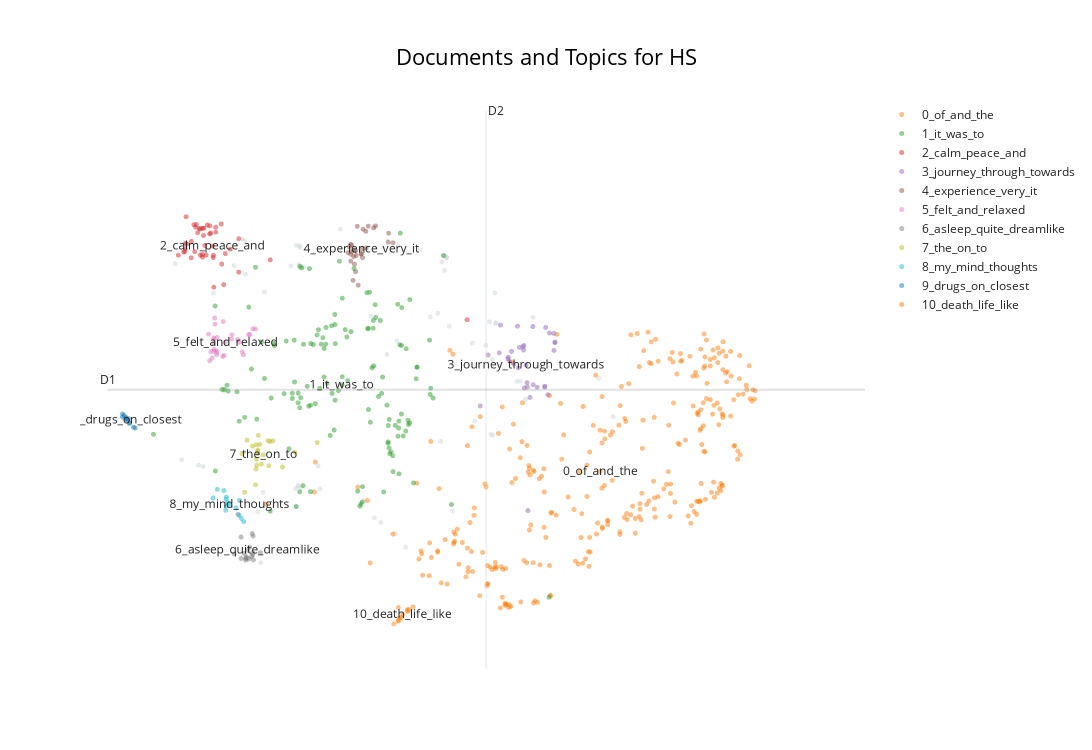

Notebook code for this chart:
### Code cell
topic_model.visualize_documents(df_reports,title=f'Documents and Topics for {condition}')

### Figure 1 — Plotly figure (JSON) as saved in the notebook; plotly's stock layout.template omitted (floating-point values rounded to 4 significant figures; data arrays with more than 128 entries replaced by an {"elided": "..."} marker saying what was removed)
{"data": [{"hoverinfo": "text", "hovertext": ["It was a bit too cold for me in the Dream Machine, especially as we were not moving.", "Dreaming dreamingly.", "My brain automatically reached for the details that prove this wasn't \"real\", and I felt very much present.", "The music especially was on par with how one perceives sound during an actual trip.", "I did not feel anything at all.", "Some physical discomfort; amazing patterns; intense colours; yearning; desire to see more; questions.", "I dissolved into light.", "Overall, I enjoyed the Dreamachine; I can still feel stillness and some feeling of bliss.", "It felt like my brain was being massaged.", "The best bit was taking in the feelings of the music and gliding with it and morphing those visions according to how you feel about the music.", "Dream Machine is an unforgettable, magical, and life-affirming experience.", "Sound inside my body.", "Like my brain has been massaged.", "It sparked much curiosity.", "Don't make me get off!", "Sometimes wrestling between the two.", "The music is calming and surreal.", "Aware of the music throughout and changing rhythms and tones.", "The music seemed to build to a crescendo near the end of the session and then move into a slower, calming sequence.", "A safe, healthy, groovy drug-free trip.", "Interested in potential for taking it further, combining it with substances.", "Breathing exercise:\nIt would help if the staff could show us how to do it so we could copy them.", "Like this—music is a very visual thing.", "Would love an experience with continual stimulation without breaks to see how the images evolve.", "I feel really relaxed and would like to do it again.", "Just music", "I heard various music patterns, different speeds and high and low notes.", "Tried to think about not living in fear; it's all just an experience.", "Pleasure & intrigue.", "I've visited three times and had a different experience.", "Glimpse of something disappearing.", "An intensity of connection, vastness, spaciousness, loving awareness.", "I experienced a lot of physical sensations in my stomach, on my face, and inside my head.", "Intense connection with my body and surroundings.", "An interesting one.", "Submission,\nfun,\nmild euphoric moments.", "I felt we were journeying together.", "Lots of uncertainty, but it went okay.", "It was insane.", "Bookmark Symbol", "Various characters who, if focused on them, would disappear.", "Thought about God.", "A bird flying out of the earth's atmosphere and into space.", "Fascinating experience with great therapeutic potential", "And then, oddly, Robbie Williams!", "Strong desire to turn the intensity up and explore more.", "I spent a lot of time thinking about the way I experience the world sensorily and whether it is 'normal' compared to other people.", "A loss of sense of time, images that weren't images.", "Also possibilities for recreational use.", "This would be a great therapy to teach mindfulness and train people to still their thoughts.", "Good beats leading me on.", "Curiosity; want to control but unable; intense when orange.", "Feeling like I was transported or moving.", "It enhanced the patterns and made it feel like a journey.", "The meditative part was nice; perhaps take the intro time up with a brief overview of the history of these pursuits, maybe a bit of science and lose the faux hand-holding.", "Really just thoughts from my day, or things I need to do, or had forgotten to do.", "It was possible to generate full images on demand—an elephant made of upwards flowing oil rivulets.", "I couldn't help thinking what would happen with a drum beat, maybe allow some non-Euro music in, much as I love John Hopkins.", "I tended to shift between focusing on the sound or the colors.", "Great sense of adventure and well-being; I was the traveler and welcome in their peaceful world.", "A euphoric and healing experience.", "I am also dyslexic, and it was interesting to experience as a neurodivergent-brained person.", "The first time it felt more like it was separate from me, in front of my vision.", "I would rather engage the body and work on the somatic aspect of it.", "Complete disconnection from my body.", "It is quite echoey in the Dream Machine, and I could hear someone snoring, and when staff were opening and shutting the door near the beginning and end.", null], "marker": {"color": "#CFD8DC", "opacity": 0.5, "size": 5}, "mode": "markers+text", "name": "other", "showlegend": false, "type": "scattergl", "x": [3.421, 2.897, 3.391, 5.057, 4.539, 5.165, 7.016, 3.265, 3.323, 4.965, 3.365, 4.155, 3.354, 4.837, 5.761, 4.436, 2.679, 5.642, 2.705, 2.574, 3.368, 2.196, 5.196, 5.106, 4.24, 5.767, 5.72, 2.453, 5.164, 4.557, 5.725, 1.855, 3.62, 4.36, 4.576, 2.943, 6.02, 3.868, 6.219, 6.124, 5.705, 5.092, 7.194, 3.378, 5.75, 5.145, 3.331, 5.508, 3.329, 2.14, 5.688, 5.133, 5.235, 6.06, 1.933, 2.86, 5.141, 5.475, 2.927, 2.32, 2.714, 3.353, 3.596, 4.283, 4.665, 3.376, 4.287], "y": [8.672, 4.772, 5.753, 8.057, 5.152, 8.795, 7.203, 8.684, 5.746, 8.01, 8.701, 5.589, 5.786, 8.896, 7.924, 7.52, 9.035, 7.635, 9.006, 8.686, 8.95, 6.039, 7.888, 8.734, 8.02, 7.934, 7.451, 7.043, 8.793, 7.692, 6.454, 8.714, 5.745, 5.303, 8.949, 8.341, 7.162, 9.167, 8.006, 6.924, 6.462, 6.371, 6.694, 8.925, 8.327, 8.807, 5.519, 6.638, 8.956, 6.057, 7.947, 8.819, 5.455, 7.164, 6.129, 5.446, 8.624, 7.667, 5.699, 8.322, 8.573, 5.777, 6.044, 5.364, 4.979, 8.653, 7.369]}, {"hoverinfo": "text", "hovertext": {"elided": "298 str values"}, "marker": {"opacity": 0.5, "size": 5}, "mode": "markers+text", "name": "0_of_and_the", "text": {"elided": "298 str values"}, "textfont": {"size": 12}, "type": "scattergl", "x": {"elided": "298 float values"}, "y": {"elided": "298 float values"}}, {"hoverinfo": "text", "hovertext": {"elided": "134 str values"}, "marker": {"opacity": 0.5, "size": 5}, "mode": "markers+text", "name": "1_it_was_to", "text": {"elided": "134 str values"}, "textfont": {"size": 12}, "type": "scattergl", "x": {"elided": "134 float values"}, "y": {"elided": "134 float values"}}, {"hoverinfo": "text", "hovertext": ["A really pleasant and relaxing sensation.", "Sense of comfort.", "Connection to an inner peace.", "Optimism and escapism.", "A great sense of calm and belonging.", "Overarching truth and love.", "I really enjoyed the music; it was very Zen.", "Relaxing and reflective; worries stopped, put in proportion.", "Joy and relaxation", "A peaceful experience.", "Peace and contentment.", "Like a deep tissue massage for the mind.", "Relaxation, calm, and curiosity.", "Happiness,\nJoy,\nAdventure.", "Good vibes.", "Helpful and positive ambient sounds.", "Calm and safe.", "Relaxing and patterned music", "Being: immersed; calm; and thrilled.", "A calm, peaceful state.", "Deep relaxation and a sense of hope.", "Obviously spiritual.", "Nostalgia and peace.", "A sense of calm.", "Peace, tranquility, joy, stimulation, arousal.", "Deep relaxation.", "Calm serenity, flashback emotions", "Great peace.", "Chaos and stillness.", "An incredible sensory experience with a huge feeling of calm and peace.", "Amazing sense of peace and positivity.", "Wonderful, peaceful.", "Peacefulness and guidance.", "Mainly stressed, but with moments of calm.", "Stimulation and relaxation within the music and light.", "Tess is very calming.", "Calm and serene and not frightening.", "Sometimes verging on oppressive, but never scary.", "The louder the music, the better.", "A feeling of peace and tranquility", "Utter peace and happiness.", "Blissful even.", null], "marker": {"opacity": 0.5, "size": 5}, "mode": "markers+text", "name": "2_calm_peace_and", "text": ["", "", "", "", "", "", "", "", "", "", "", "", "", "", "", "", "", "", "", "", "", "", "", "", "", "", "", "", "", "", "", "", "", "", "", "", "", "", "", "", "", "", "2_calm_peace_and"], "textfont": {"size": 12}, "type": "scattergl", "x": [2.447, 2.13, 2.16, 2.217, 2.16, 1.893, 3.014, 2.278, 2.275, 2.189, 1.996, 2.63, 2.191, 2.349, 2.232, 2.322, 2.052, 2.63, 2.2, 2.082, 2.318, 2.325, 1.972, 2.114, 2.349, 2.466, 2.289, 1.959, 1.988, 2.422, 2.189, 2.093, 1.981, 2.417, 2.527, 2.15, 2.204, 2.246, 5.413, 2.105, 1.978, 2.05, 2.31], "y": [8.436, 9.121, 8.826, 8.952, 9.17, 8.824, 8.763, 9.21, 9.104, 8.799, 8.971, 8.601, 9.178, 9.127, 8.825, 8.822, 9.006, 9.042, 9.083, 9.225, 8.793, 8.402, 8.873, 9.228, 9.193, 8.845, 9.116, 8.865, 9.331, 8.707, 8.833, 8.871, 8.982, 9.235, 8.904, 9.174, 9.18, 9.221, 7.975, 9.193, 8.908, 8.789, 8.945]}, {"hoverinfo": "text", "hovertext": ["Staircase/Escalator\n2.", "Motivation, progress, and purpose.", "A roller coaster speeding.", "Slow and fast.", "Not much at all.", "Treasure Chests (2 Opening, 1 Closed/Locked)\n3.", "Moving through a tunnel of branches.", "A varying journey in speed and awareness.", "What do I really understand?", "A wild ride.", "Journey forward.", "A journey into the unknown.", "Live more!", "Diolch yn fawr.", "Absolutely tripped away.", "Travelling through space.", "A beautiful quest to oblivion", "Or traveling at great speed through time.", "Sensory rollercoaster.", "Then really fast.", "Technology and humans.", "A complete journey.", "Shapes and travel through time.", "A sense of travelling along a galaxy highway towards the end.", "And then maybe backwards.", "Scary, pointy, laughing clown face in test period.", "A portal moving towards me, away from me, through me, fractaling into everything.", "The final (most rapid?)", "No sense of time", "A sense of expansion, moving towards something.", "Forward motion.", "A bubbling of freedom.", null], "marker": {"opacity": 0.5, "size": 5}, "mode": "markers+text", "name": "3_journey_through_towards", "text": ["", "", "", "", "", "", "", "", "", "", "", "", "", "", "", "", "", "", "", "", "", "", "", "", "", "", "", "", "", "", "", "", "3_journey_through_towards"], "textfont": {"size": 12}, "type": "scattergl", "x": [6.472, 5.955, 6.482, 5.805, 5.669, 6.148, 6.18, 5.984, 5.91, 6.418, 6.106, 6.145, 5.82, 6.028, 6.215, 6.398, 6.111, 6.361, 6.487, 5.915, 6.268, 6.037, 6.22, 6.358, 6.095, 6.371, 6.155, 5.93, 5.573, 6.101, 6.051, 6.47, 6.132], "y": [7.57, 7.557, 7.671, 7.537, 7.509, 7.088, 6.95, 7.392, 7.46, 7.798, 7.635, 7.145, 7.903, 7.889, 7.884, 6.987, 7.074, 7.098, 7.679, 7.48, 7.084, 7.339, 7.118, 7.086, 7.618, 7.872, 5.459, 7.429, 6.838, 7.575, 7.607, 7.794, 7.379]}, {"hoverinfo": "text", "hovertext": ["Amazing experience though.", "Awesome experience and not what I expected.", "Very interesting!", "This is a truly amazing experience.", "Lovely experience overall.", "Good stuff.", "It is an unique experience I won't forget.", "I am amazed, never experienced something equal.", "Loved it.", "It was a wonderful experience I wasn't expecting.", "It was quite satisfying.", "Overall, it was an amazing experience.", "Not as good as doing loads of ket but still decent.", "It was a beautiful experience.", "So good!", "A perfectly cromulent experience", "Thank you; it was very interesting.", "A keen experience", "Thank you for creating it.", "Very ecstatic experience that I wished would never end.", "Very interesting experience.", "Thanks for the experience.", "Very well led.", "Awesome experience, so much more than I expected.", "Something wonderful", "Still a really cool experience!", "The visuals were pretty fun though.", "Fabulous experience.", null], "marker": {"opacity": 0.5, "size": 5}, "mode": "markers+text", "name": "4_experience_very_it", "text": ["", "", "", "", "", "", "", "", "", "", "", "", "", "", "", "", "", "", "", "", "", "", "", "", "", "", "", "", "4_experience_very_it"], "textfont": {"size": 12}, "type": "scattergl", "x": [3.962, 4.031, 4.51, 4.062, 4.006, 4.208, 4.041, 4.023, 4.146, 4.054, 3.976, 4.006, 4.074, 3.994, 4.274, 4.053, 4.451, 4.139, 4.457, 4.085, 4.123, 4.184, 4.179, 3.995, 4.298, 4.123, 3.995, 4.035, 4.124], "y": [8.857, 8.807, 8.987, 8.821, 8.954, 9.207, 8.706, 8.493, 9.166, 8.606, 8.935, 8.868, 9.205, 8.836, 9.185, 8.88, 8.998, 8.792, 9.114, 8.43, 8.837, 8.919, 9.139, 8.746, 9.209, 8.847, 8.966, 8.895, 8.907]}, {"hoverinfo": "text", "hovertext": ["Suddenly seeing somewhere dark yet bright, resulting in a tingling sensation through alternative parts of my body, but also of pure relaxation.", "I was on a journey; I was relaxed and not a bit worried, as if I knew I would be safe.", "I felt hopeful.", "It made me feel positive and as though something is guiding me.", "I felt warm and cold sensations in my hands at one point and was very relaxed and sleepy by the end.", "I felt a deep connection with humankind and an overwhelming sense of peace.", "Transcendental, peaceful, although I also felt somewhat anxious.", "They all smiled, and I could hear their distinctive voices...", "Rather than a negative experience, I felt relief and comforted by it.", "I felt very peaceful, euphoric, with a sense of wonder and awe.", "But then I found I could shut it out if I wanted and was able to relax—almost falling asleep at times.", "I felt elated and completely peaceful and found myself smiling broadly at these moments.", "They were happy.", "Was an interesting experience, and afterward I felt relaxed.", "I felt a profound sense of relaxation I have never experienced.", "The first one was better because I felt relaxed and I got ideas.", "I saw a lot of fast movement, but despite that, emotionally I felt absolute stillness and deep calm.", "level of strobing felt more relaxing again.", "I felt relaxed, safe, and excited at the start of the experience.", "I felt very relaxed and comfortable.", "I also felt happy and smiled at certain points, which was quite weird.", "It's the most comfort I've ever felt, and it was magical.", "It was very relaxing, and when I fully opened my eyes I felt refreshed and new.", "Then, all of a sudden, I felt like I was disembodied; a huge wave of euphoria took over, and I felt like I was totally free.", "Throughout I felt calm but exalted.", "It was comforting, and whilst I felt small and insignificant, I also felt free and powerful.", "My thoughts on this is I felt safe and fun.", "I felt an overwhelming sense of euphoria and love for everyone in the room.", null], "marker": {"opacity": 0.5, "size": 5}, "mode": "markers+text", "name": "5_felt_and_relaxed", "text": ["", "", "", "", "", "", "", "", "", "", "", "", "", "", "", "", "", "", "", "", "", "", "", "", "", "", "", "", "5_felt_and_relaxed"], "textfont": {"size": 12}, "type": "scattergl", "x": [2.336, 2.325, 2.633, 2.672, 2.307, 2.547, 2.328, 2.834, 2.688, 2.541, 2.275, 2.752, 2.803, 2.361, 2.366, 2.329, 2.262, 2.341, 2.362, 2.327, 2.765, 2.441, 2.289, 2.45, 2.325, 2.436, 2.359, 2.62, 2.467], "y": [7.996, 7.667, 7.676, 7.552, 7.47, 7.775, 7.719, 7.851, 7.511, 7.718, 7.432, 7.778, 7.856, 7.514, 7.74, 7.582, 7.784, 7.915, 7.561, 7.558, 7.778, 7.949, 7.556, 7.506, 7.733, 7.489, 7.543, 7.712, 7.676]}, {"hoverinfo": "text", "hovertext": ["It was so deep I was unsure if I was totally conscious.", "It felt like almost the dreamlike state of anesthesia.", "Dreaming while awake—flashes of random places I have been.", "Felt like dreaming; I did dream a little.", "I didn't know whether I was asleep or awake.", "I also felt asleep for a bit and I was thinking of my partner, who I could visualize.", "But then I just dozed off.", "I realised any interaction had been quite short as my consciousness had drifted into the early stages in which the sandman cometh, where my brain's alpha waves quickly displaced the externally generated momentary visions with the garbled, messy, free association of non-sensical stories that act as the scent kindling of dreams.", "I did not have profound thoughts during the experience but rather almost fell asleep in a dreamlike way.", "For someone who has sleep paralysis regularly, this was quite interesting.", "I found my thoughts developing into stories and images while my eyes were closed.", "I felt like I drifted in and out of consciousness, but never opened my eyes.", "I was put in a dreamlike, semiconscious state; the sensation when you are not quite asleep, coming into wakefulness, and dreaming of real things, conversations.", "Also same with unsuccessfully trying to fall asleep during an insomnia period.", "I had short dreams.", "I found myself lost in thought near the end, and stopped being aware of visual experience and just thought about stuff.", "Afterwards, I felt as if I had had the deepest, deepest sleep.", "To be quite honest, I think I fell asleep, so don't really remember what I saw.", null], "marker": {"opacity": 0.5, "size": 5}, "mode": "markers+text", "name": "6_asleep_quite_dreamlike", "text": ["", "", "", "", "", "", "", "", "", "", "", "", "", "", "", "", "", "", "6_asleep_quite_dreamlike"], "textfont": {"size": 12}, "type": "scattergl", "x": [2.697, 2.785, 2.894, 2.809, 2.713, 2.754, 2.659, 2.763, 2.72, 2.804, 2.795, 2.728, 2.801, 2.658, 2.799, 2.62, 2.574, 2.716, 2.738], "y": [4.893, 4.852, 4.905, 4.809, 4.826, 4.822, 4.827, 4.976, 4.849, 5.125, 5.156, 4.837, 4.874, 5.111, 4.902, 5.411, 4.889, 4.806, 4.937]}, {"hoverinfo": "text", "hovertext": ["Totally disorienting until I picked a spot or tried to blink.", "I could feel some sort of physical effect/stress or pressure on the front of my brain, on my face, that almost felt as if it was taking a hit from each pulse of light.", "I kept thinking about a game of football I played on Tuesday and how I was hyper-aware of my eyes, if they had something in them or something that might pull me away from the experience.", "It might be an idea to have a box of tissues in the reflection room.", "I would prefer to use my hands to shield from the light.", "I found the flashing lights a little intense, but the eye mask worked well for me during those times.", "But most of it had a white background for me, which made me feel like I was in a clinical space; that made me stressed.", "Changes in intensity of the experience when I focused compared to when the light was across my whole peripheral vision.", "The visual experience felt a bit flat, so focused on being in my eyes and head; too much.", "Personally, it was hard for me to find peace with the intensity of the bright light.", "Changing temperature of my body with the lights.", "Perhaps I should have focused on one.", "I felt sleepy and a bit anxious at times due to the speed of the flashing lights.", "I experienced different states depending on the lighting—darkness and constant light made me feel relaxed, but the first two levels of strobing made me feel partly overwhelmed and anxious.", "I found the eye mask uncomfortable on my forehead, so I took it off.", "I would have liked a slight diffusion on the light or something to keep my eyes shut; the intensity was demanding me to open my eyes.", "It was also interesting, when an image stabilised, to scan the field of vision up and down and side to side to explore the periphery.", "I also felt like I wanted the experience to be more intense—much louder music, and the most intense part of the lighting pattern repeated for longer.", "At first it was unsettling because there were these lights flashing like a kaleidoscope in front of my eyes, even though my eyes were closed.", "Hard to focus on a single pattern, and when you wanted to focus on one, it would become less focused.", "I generally prefer the dark.", "Once I was wearing contacts and it was more geometric.", null], "marker": {"opacity": 0.5, "size": 5}, "mode": "markers+text", "name": "7_the_on_to", "text": ["", "", "", "", "", "", "", "", "", "", "", "", "", "", "", "", "", "", "", "", "", "", "7_the_on_to"], "textfont": {"size": 12}, "type": "scattergl", "x": [3.587, 3.163, 2.841, 2.67, 2.798, 2.987, 2.843, 2.906, 2.848, 2.859, 2.887, 2.834, 2.868, 2.844, 3.01, 2.858, 2.996, 2.863, 3.315, 2.703, 2.732, 3.045, 2.93], "y": [6.355, 6.033, 6.008, 6.209, 6.31, 6.38, 6.136, 6.07, 6.059, 6.239, 6.329, 5.799, 6.452, 6.328, 6.369, 6.211, 6.051, 6.258, 6.227, 5.699, 6.386, 6.377, 6.195]}, {"hoverinfo": "text", "hovertext": ["This time someone kept coughing and disrupted my thought process.", "My mind sometimes was very active and overthinking, but I actually have no memory of what.", "As the lights started and gradually built, I moved between states of mindfulness and being distracted by everyday thoughts.", "If I do, I will try and meditate beforehand as I still had racing thoughts interrupting me.", "I was very conscious of my mind thinking about stopping thinking; in the end, that was funny.", "And then my mind checked out and my subconscious took over and started talking.", "Couldn't meditate either, even though I tried.", "I wanted to engage more; it annoyed me when it started and stopped as my brain was developing themes.", "I think when it became overwhelming my brain would cut to normal thoughts, e.g., like what I need to buy from the shop for dinner.", "Frustration that I couldn't stop thinking about the outside and concentrate on what was happening.", "Not wanting my thoughts to overtake the experience.", "My eyes wouldn't stop watering, so that kept my mind occupied.", "I couldn't be totally immersed because I suffer from tinnitus and no matter what, it's always a distraction.", null], "marker": {"opacity": 0.5, "size": 5}, "mode": "markers+text", "name": "8_my_mind_thoughts", "text": ["", "", "", "", "", "", "", "", "", "", "", "", "", "8_my_mind_thoughts"], "textfont": {"size": 12}, "type": "scattergl", "x": [2.45, 2.662, 2.48, 2.318, 2.598, 2.691, 2.471, 2.639, 2.635, 2.477, 2.369, 2.48, 2.493, 2.52], "y": [5.723, 5.355, 5.637, 5.626, 5.493, 5.314, 5.463, 5.596, 5.395, 5.608, 5.74, 5.523, 5.563, 5.541]}, {"hoverinfo": "text", "hovertext": ["Like being on acid or DMT but safer!!", "Was like taking hallucinogenic drugs when I was younger.", "The closest thing I'll ever experience to being on drugs.", "Perhaps even people who want to get off drugs.", "I participated in a psychedelic trial of DMT 7 months ago and this experience took me back to that.", "Sure am glad I wasn't on drugs!", "I think it helped me process some of the trauma I had with drug use.", "Closest sober experience (and to be honest, better) than psychedelics.", "Like I was on an LSD trip, an out-of-body sensation when I am on drugs.", "This is exactly how I remember being on LSD, without the scary parts.", "Having had many psychedelic experiences over many years, it was tame.", null], "marker": {"opacity": 0.5, "size": 5}, "mode": "markers+text", "name": "9_drugs_on_closest", "text": ["", "", "", "", "", "", "", "", "", "", "", "9_drugs_on_closest"], "textfont": {"size": 12}, "type": "scattergl", "x": [1.288, 1.368, 1.256, 1.214, 1.296, 1.234, 1.212, 1.256, 1.347, 1.3, 1.254, 1.275], "y": [6.67, 6.548, 6.676, 6.732, 6.614, 6.712, 6.693, 6.686, 6.558, 6.611, 6.658, 6.651]}, {"hoverinfo": "text", "hovertext": ["It kind of felt like dying, reincarnating, and starting life again.", "I wondered if it would be like this when you die.", "Maybe this is what it's like to be dead.", "What I imagine it's like looking back on life before you die.", "The cycle of death and rebirth as envisaged in eighties D&D.", "In brief—I was thinking if death could look like this experience, and so I decided to assume that I go through a near-death experience and check my thoughts about it, so you could build something more than a visual-only thing for me, so I cannot say it was totally useless as I was expecting.", "It felt like the circle of life, a soul leaving and returning.", "I hope that's what death feels like.", "Life after retired.", "Life, death, and rebirth.", null], "marker": {"opacity": 0.5, "size": 5}, "mode": "markers+text", "name": "10_death_life_like", "text": ["", "", "", "", "", "", "", "", "", "", "10_death_life_like"], "textfont": {"size": 12}, "type": "scattergl", "x": [4.754, 4.572, 4.613, 4.589, 4.689, 4.519, 4.685, 4.58, 4.576, 4.7, 4.628], "y": [4.192, 4.0, 4.049, 4.047, 4.131, 3.967, 4.15, 4.015, 4.182, 4.156, 4.089]}], "layout": {"annotations": [{"showarrow": false, "text": "D1", "x": 1.03, "y": 7.051, "yshift": 10}, {"showarrow": false, "text": "D2", "x": 5.647, "xshift": 10, "y": 10.73}], "height": 750, "shapes": [{"line": {"color": "#CFD8DC", "width": 2}, "type": "line", "x0": 5.647, "x1": 5.647, "y0": 3.372, "y1": 10.73}, {"line": {"color": "#9E9E9E", "width": 2}, "type": "line", "x0": 1.03, "x1": 10.26, "y0": 7.051, "y1": 7.051}], "title": {"font": {"color": "Black", "size": 22}, "text": "Documents and Topics for HS", "x": 0.5, "xanchor": "center", "yanchor": "top"}, "width": 1200, "xaxis": {"visible": false}, "yaxis": {"visible": false}}}
